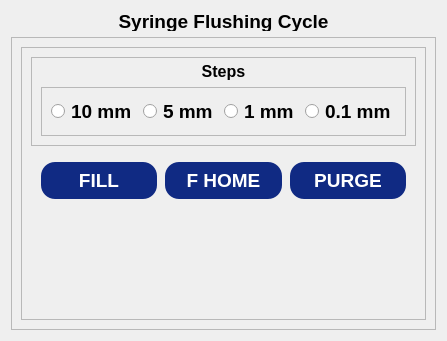
               <widget class="QWidget" name="syringeflushPage">
                <layout class="QVBoxLayout" name="verticalLayout_63">
                 <item>
                  <widget class="QLabel" name="page3Label_5">
                   <property name="minimumSize">
                    <size>
                     <width>0</width>
                     <height>20</height>
                    </size>
                   </property>
                   <property name="maximumSize">
                    <size>
                     <width>16777215</width>
                     <height>20</height>
                    </size>
                   </property>
                   <property name="font">
                    <font>
                     <pointsize>14</pointsize>
                     <bold>true</bold>
                    </font>
                   </property>
                   <property name="text">
                    <string>Syringe Flushing Cycle</string>
                   </property>
                   <property name="alignment">
                    <set>Qt::AlignmentFlag::AlignCenter</set>
                   </property>
                  </widget>
                 </item>
                 <item>
                  <widget class="QFrame" name="syringeFrame">
                   <property name="frameShape">
                    <enum>QFrame::Shape::StyledPanel</enum>
                   </property>
                   <property name="frameShadow">
                    <enum>QFrame::Shadow::Raised</enum>
                   </property>
                   <layout class="QHBoxLayout" name="horizontalLayout_26">
                    <item>
                     <widget class="QFrame" name="syringemidFrame">
                      <property name="frameShape">
                       <enum>QFrame::Shape::StyledPanel</enum>
                      </property>
                      <property name="frameShadow">
                       <enum>QFrame::Shadow::Raised</enum>
                      </property>
                      <layout class="QVBoxLayout" name="verticalLayout_65">
                       <item>
                        <widget class="QFrame" name="stepsFrame_2">
                         <property name="frameShape">
                          <enum>QFrame::Shape::StyledPanel</enum>
                         </property>
                         <property name="frameShadow">
                          <enum>QFrame::Shadow::Raised</enum>
                         </property>
                         <layout class="QVBoxLayout" name="verticalLayout_64">
                          <property name="topMargin">
                           <number>4</number>
                          </property>
                          <item alignment="Qt::AlignmentFlag::AlignTop">
                           <widget class="QLabel" name="label_15">
                            <property name="minimumSize">
                             <size>
                              <width>0</width>
                              <height>15</height>
                             </size>
                            </property>
                            <property name="font">
                             <font>
                              <pointsize>12</pointsize>
                              <bold>true</bold>
                             </font>
                            </property>
                            <property name="text">
                             <string>Steps</string>
                            </property>
                            <property name="alignment">
                             <set>Qt::AlignmentFlag::AlignCenter</set>
                            </property>
                           </widget>
                          </item>
                          <item>
                           <widget class="QFrame" name="frame_13">
                            <property name="sizePolicy">
                             <sizepolicy hsizetype="Expanding" vsizetype="Expanding">
                              <horstretch>0</horstretch>
                              <verstretch>0</verstretch>
                             </sizepolicy>
                            </property>
                            <property name="minimumSize">
                             <size>
                              <width>0</width>
                              <height>35</height>
                             </size>
                            </property>
                            <property name="frameShape">
                             <enum>QFrame::Shape::StyledPanel</enum>
                            </property>
                            <property name="frameShadow">
                             <enum>QFrame::Shadow::Raised</enum>
                            </property>
                            <layout class="QHBoxLayout" name="horizontalLayout_48">
                             <item>
                              <widget class="QRadioButton" name="travel10_RadioButton_3">
                               <property name="font">
                                <font>
                                 <pointsize>14</pointsize>
                                 <bold>true</bold>
                                </font>
                               </property>
                               <property name="text">
                                <string>10 mm</string>
                               </property>
                              </widget>
                             </item>
                             <item>
                              <widget class="QRadioButton" name="travel5_RadioButton">
                               <property name="font">
                                <font>
                                 <pointsize>14</pointsize>
                                 <bold>true</bold>
                                </font>
                               </property>
                               <property name="text">
                                <string>5 mm</string>
                               </property>
                              </widget>
                             </item>
                             <item>
                              <widget class="QRadioButton" name="travel1_RadioButton_3">
                               <property name="font">
                                <font>
                                 <pointsize>14</pointsize>
                                 <bold>true</bold>
                                </font>
                               </property>
                               <property name="text">
                                <string>1 mm</string>
                               </property>
                              </widget>
                             </item>
                             <item>
                              <widget class="QRadioButton" name="travel01_RadioButton">
                               <property name="font">
                                <font>
                                 <pointsize>14</pointsize>
                                 <bold>true</bold>
                                </font>
                               </property>
                               <property name="text">
                                <string>0.1 mm</string>
                               </property>
                              </widget>
                             </item>
                            </layout>
                           </widget>
                          </item>
                         </layout>
                        </widget>
                       </item>
                       <item>
                        <widget class="QWidget" name="widget_13" native="true">
                         <layout class="QHBoxLayout" name="horizontalLayout_50">
                          <item>
                           <widget class="QPushButton" name="pgmfillPushButton">
                            <property name="sizePolicy">
                             <sizepolicy hsizetype="Expanding" vsizetype="Expanding">
                              <horstretch>0</horstretch>
                              <verstretch>0</verstretch>
                             </sizepolicy>
                            </property>
                            <property name="maximumSize">
                             <size>
                              <width>350</width>
                              <height>60</height>
                             </size>
                            </property>
                            <property name="font">
                             <font>
                              <pointsize>14</pointsize>
                              <bold>true</bold>
                             </font>
                            </property>
                            <property name="styleSheet">
                             <string notr="true">QPushButton {
	color: rgb(255, 255, 255);	
	background-color: rgb(16, 42, 131);
	border-color: transparent;
	border-style: outset;
	border-radius: 15px;
	border-width: 2px;
	padding: 6px;
}

QPushButton:hover {
	color: rgb(16, 42, 131);
	background-color: rgb(167, 198, 229);
	border-color: rgb(16, 42, 131);
}

QPushButton:disabled {
	background-color: rgb(172, 172, 172);
}</string>
                            </property>
                            <property name="text">
                             <string>FILL</string>
                            </property>
                           </widget>
                          </item>
                          <item>
                           <widget class="QPushButton" name="pgmfillhomePushButton">
                            <property name="sizePolicy">
                             <sizepolicy hsizetype="Expanding" vsizetype="Expanding">
                              <horstretch>0</horstretch>
                              <verstretch>0</verstretch>
                             </sizepolicy>
                            </property>
                            <property name="maximumSize">
                             <size>
                              <width>350</width>
                              <height>60</height>
                             </size>
                            </property>
                            <property name="font">
                             <font>
                              <pointsize>14</pointsize>
                              <bold>true</bold>
                             </font>
                            </property>
                            <property name="styleSheet">
                             <string notr="true">QPushButton {
	color: rgb(255, 255, 255);	
	background-color: rgb(16, 42, 131);
	border-color: transparent;
	border-style: outset;
	border-radius: 15px;
	border-width: 2px;
	padding: 6px;
}

QPushButton:hover {
	color: rgb(16, 42, 131);
	background-color: rgb(167, 198, 229);
	border-color: rgb(16, 42, 131);
}

QPushButton:disabled {
	background-color: rgb(172, 172, 172);
}</string>
                            </property>
                            <property name="text">
                             <string>F HOME</string>
                            </property>
                           </widget>
                          </item>
                          <item>
                           <widget class="QPushButton" name="pgmpurgePushButton">
                            <property name="sizePolicy">
                             <sizepolicy hsizetype="Expanding" vsizetype="Expanding">
                              <horstretch>0</horstretch>
                              <verstretch>0</verstretch>
                             </sizepolicy>
                            </property>
                            <property name="maximumSize">
                             <size>
                              <width>350</width>
                              <height>60</height>
                             </size>
                            </property>
                            <property name="font">
                             <font>
                              <pointsize>14</pointsize>
                              <bold>true</bold>
                             </font>
                            </property>
                            <property name="styleSheet">
                             <string notr="true">QPushButton {
	color: rgb(255, 255, 255);	
	background-color: rgb(16, 42, 131);
	border-color: transparent;
	border-style: outset;
	border-radius: 15px;
	border-width: 2px;
	padding: 6px;
}

QPushButton:hover {
	color: rgb(16, 42, 131);
	background-color: rgb(167, 198, 229);
	border-color: rgb(16, 42, 131);
}

QPushButton:disabled {
	background-color: rgb(172, 172, 172);
}</string>
                            </property>
                            <property name="text">
                             <string>PURGE</string>
                            </property>
                           </widget>
                          </item>
                         </layout>
                        </widget>
                       </item>
                       <item>
                        <spacer name="verticalSpacer_7">
                         <property name="orientation">
                          <enum>Qt::Orientation::Vertical</enum>
                         </property>
                         <property name="sizeHint" stdset="0">
                          <size>
                           <width>20</width>
                           <height>101</height>
                          </size>
                         </property>
                        </spacer>
                       </item>
                      </layout>
                     </widget>
                    </item>
                   </layout>
                  </widget>
                 </item>
                </layout>
               </widget>
